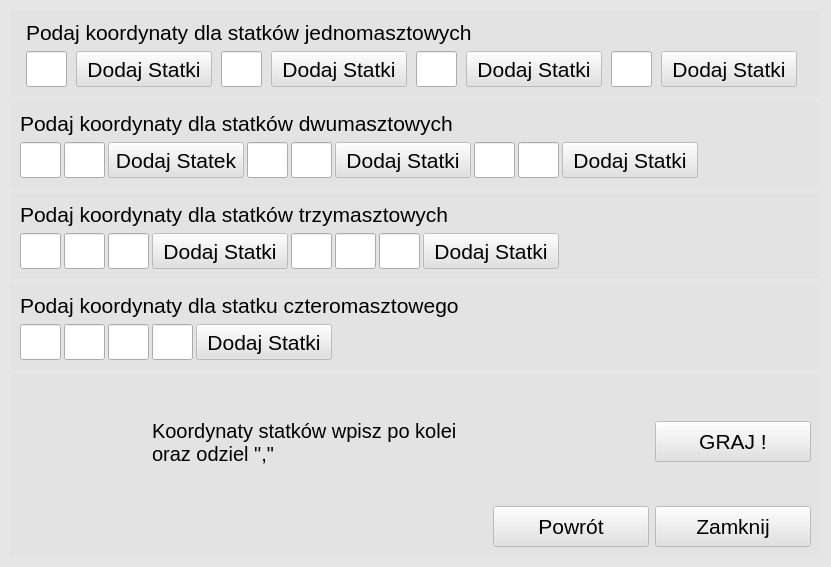
   <widget class="QWidget" name="widget_2" native="true">
    <property name="geometry">
     <rect>
      <x>510</x>
      <y>150</y>
      <width>831</width>
      <height>551</height>
     </rect>
    </property>
    <property name="styleSheet">
     <string notr="true">background: none;
background-color: rgba(225, 225, 225, 0.65);
</string>
    </property>
    <layout class="QVBoxLayout" name="verticalLayout_2">
     <item>
      <widget class="QWidget" name="widget_8" native="true">
       <property name="styleSheet">
        <string notr="true">background: none;
background-color: rgba(225, 225, 225, 0.65);
</string>
       </property>
       <layout class="QGridLayout" name="gridLayout_6">
        <property name="leftMargin">
         <number>9</number>
        </property>
        <property name="horizontalSpacing">
         <number>3</number>
        </property>
        <property name="verticalSpacing">
         <number>6</number>
        </property>
        <item row="1" column="4">
         <widget class="QLineEdit" name="lineEdit_3">
          <property name="enabled">
           <bool>true</bool>
          </property>
          <property name="minimumSize">
           <size>
            <width>41</width>
            <height>36</height>
           </size>
          </property>
          <property name="maximumSize">
           <size>
            <width>41</width>
            <height>36</height>
           </size>
          </property>
          <property name="font">
           <font>
            <pointsize>13</pointsize>
           </font>
          </property>
          <property name="styleSheet">
           <string notr="true">background: none;</string>
          </property>
         </widget>
        </item>
        <item row="1" column="7">
         <widget class="QPushButton" name="pushButton_7">
          <property name="minimumSize">
           <size>
            <width>136</width>
            <height>36</height>
           </size>
          </property>
          <property name="maximumSize">
           <size>
            <width>136</width>
            <height>36</height>
           </size>
          </property>
          <property name="font">
           <font>
            <pointsize>16</pointsize>
           </font>
          </property>
          <property name="text">
           <string>Dodaj Statki</string>
          </property>
         </widget>
        </item>
        <item row="1" column="2">
         <widget class="QLineEdit" name="lineEdit_2">
          <property name="minimumSize">
           <size>
            <width>41</width>
            <height>36</height>
           </size>
          </property>
          <property name="maximumSize">
           <size>
            <width>41</width>
            <height>36</height>
           </size>
          </property>
          <property name="font">
           <font>
            <pointsize>13</pointsize>
           </font>
          </property>
          <property name="styleSheet">
           <string notr="true">background: none;</string>
          </property>
         </widget>
        </item>
        <item row="0" column="0" colspan="8">
         <widget class="QLabel" name="label_6">
          <property name="font">
           <font>
            <pointsize>16</pointsize>
           </font>
          </property>
          <property name="styleSheet">
           <string notr="true">background: none;</string>
          </property>
          <property name="text">
           <string>Podaj koordynaty dla statków jednomasztowych</string>
          </property>
         </widget>
        </item>
        <item row="1" column="6">
         <widget class="QLineEdit" name="lineEdit_4">
          <property name="minimumSize">
           <size>
            <width>41</width>
            <height>36</height>
           </size>
          </property>
          <property name="maximumSize">
           <size>
            <width>41</width>
            <height>36</height>
           </size>
          </property>
          <property name="font">
           <font>
            <pointsize>13</pointsize>
           </font>
          </property>
          <property name="styleSheet">
           <string notr="true">background: none;</string>
          </property>
         </widget>
        </item>
        <item row="1" column="5">
         <widget class="QPushButton" name="pushButton_6">
          <property name="minimumSize">
           <size>
            <width>136</width>
            <height>36</height>
           </size>
          </property>
          <property name="maximumSize">
           <size>
            <width>136</width>
            <height>36</height>
           </size>
          </property>
          <property name="font">
           <font>
            <pointsize>16</pointsize>
           </font>
          </property>
          <property name="text">
           <string>Dodaj Statki</string>
          </property>
         </widget>
        </item>
        <item row="1" column="3">
         <widget class="QPushButton" name="pushButton_5">
          <property name="minimumSize">
           <size>
            <width>136</width>
            <height>36</height>
           </size>
          </property>
          <property name="maximumSize">
           <size>
            <width>136</width>
            <height>36</height>
           </size>
          </property>
          <property name="font">
           <font>
            <pointsize>16</pointsize>
           </font>
          </property>
          <property name="text">
           <string>Dodaj Statki</string>
          </property>
         </widget>
        </item>
        <item row="1" column="1">
         <widget class="QPushButton" name="pushButton_4">
          <property name="minimumSize">
           <size>
            <width>136</width>
            <height>36</height>
           </size>
          </property>
          <property name="maximumSize">
           <size>
            <width>136</width>
            <height>36</height>
           </size>
          </property>
          <property name="font">
           <font>
            <pointsize>16</pointsize>
           </font>
          </property>
          <property name="text">
           <string>Dodaj Statki</string>
          </property>
         </widget>
        </item>
        <item row="1" column="0">
         <widget class="QLineEdit" name="lineEdit_1">
          <property name="minimumSize">
           <size>
            <width>41</width>
            <height>36</height>
           </size>
          </property>
          <property name="maximumSize">
           <size>
            <width>41</width>
            <height>36</height>
           </size>
          </property>
          <property name="font">
           <font>
            <pointsize>13</pointsize>
           </font>
          </property>
          <property name="layoutDirection">
           <enum>Qt::LeftToRight</enum>
          </property>
          <property name="styleSheet">
           <string notr="true">background: none;</string>
          </property>
          <property name="alignment">
           <set>Qt::AlignLeading|Qt::AlignLeft|Qt::AlignVCenter</set>
          </property>
         </widget>
        </item>
       </layout>
      </widget>
     </item>
     <item>
      <widget class="QWidget" name="widget_9" native="true">
       <layout class="QGridLayout" name="gridLayout_7">
        <property name="horizontalSpacing">
         <number>3</number>
        </property>
        <item row="1" column="6">
         <widget class="QLineEdit" name="lineEdit_9">
          <property name="minimumSize">
           <size>
            <width>41</width>
            <height>36</height>
           </size>
          </property>
          <property name="maximumSize">
           <size>
            <width>41</width>
            <height>36</height>
           </size>
          </property>
          <property name="font">
           <font>
            <pointsize>13</pointsize>
           </font>
          </property>
          <property name="styleSheet">
           <string notr="true">background: none;</string>
          </property>
         </widget>
        </item>
        <item row="1" column="3">
         <widget class="QLineEdit" name="lineEdit_7">
          <property name="minimumSize">
           <size>
            <width>41</width>
            <height>36</height>
           </size>
          </property>
          <property name="maximumSize">
           <size>
            <width>41</width>
            <height>36</height>
           </size>
          </property>
          <property name="font">
           <font>
            <pointsize>13</pointsize>
           </font>
          </property>
          <property name="styleSheet">
           <string notr="true">background: none;</string>
          </property>
         </widget>
        </item>
        <item row="1" column="1">
         <widget class="QLineEdit" name="lineEdit_6">
          <property name="minimumSize">
           <size>
            <width>41</width>
            <height>36</height>
           </size>
          </property>
          <property name="maximumSize">
           <size>
            <width>41</width>
            <height>36</height>
           </size>
          </property>
          <property name="font">
           <font>
            <pointsize>13</pointsize>
           </font>
          </property>
          <property name="styleSheet">
           <string notr="true">background: none;</string>
          </property>
         </widget>
        </item>
        <item row="1" column="0">
         <widget class="QLineEdit" name="lineEdit_5">
          <property name="minimumSize">
           <size>
            <width>41</width>
            <height>36</height>
           </size>
          </property>
          <property name="maximumSize">
           <size>
            <width>41</width>
            <height>36</height>
           </size>
          </property>
          <property name="font">
           <font>
            <pointsize>13</pointsize>
            <bold>false</bold>
           </font>
          </property>
          <property name="styleSheet">
           <string notr="true">background: none;</string>
          </property>
         </widget>
        </item>
        <item row="1" column="7">
         <widget class="QLineEdit" name="lineEdit_10">
          <property name="minimumSize">
           <size>
            <width>41</width>
            <height>36</height>
           </size>
          </property>
          <property name="maximumSize">
           <size>
            <width>41</width>
            <height>36</height>
           </size>
          </property>
          <property name="font">
           <font>
            <pointsize>13</pointsize>
           </font>
          </property>
          <property name="styleSheet">
           <string notr="true">background: none;</string>
          </property>
         </widget>
        </item>
        <item row="1" column="4">
         <widget class="QLineEdit" name="lineEdit_8">
          <property name="minimumSize">
           <size>
            <width>41</width>
            <height>36</height>
           </size>
          </property>
          <property name="maximumSize">
           <size>
            <width>41</width>
            <height>36</height>
           </size>
          </property>
          <property name="font">
           <font>
            <pointsize>13</pointsize>
           </font>
          </property>
          <property name="styleSheet">
           <string notr="true">background: none;</string>
          </property>
         </widget>
        </item>
        <item row="1" column="5">
         <widget class="QPushButton" name="pushButton_9">
          <property name="minimumSize">
           <size>
            <width>136</width>
            <height>36</height>
           </size>
          </property>
          <property name="maximumSize">
           <size>
            <width>136</width>
            <height>36</height>
           </size>
          </property>
          <property name="font">
           <font>
            <pointsize>16</pointsize>
           </font>
          </property>
          <property name="text">
           <string>Dodaj Statki</string>
          </property>
         </widget>
        </item>
        <item row="1" column="2">
         <widget class="QPushButton" name="pushButton_8">
          <property name="minimumSize">
           <size>
            <width>136</width>
            <height>36</height>
           </size>
          </property>
          <property name="maximumSize">
           <size>
            <width>136</width>
            <height>36</height>
           </size>
          </property>
          <property name="font">
           <font>
            <pointsize>16</pointsize>
           </font>
          </property>
          <property name="text">
           <string>Dodaj Statek</string>
          </property>
         </widget>
        </item>
        <item row="0" column="0" colspan="12">
         <widget class="QLabel" name="label_7">
          <property name="font">
           <font>
            <pointsize>16</pointsize>
           </font>
          </property>
          <property name="styleSheet">
           <string notr="true">background: none;
</string>
          </property>
          <property name="text">
           <string>Podaj koordynaty dla statków dwumasztowych</string>
          </property>
         </widget>
        </item>
        <item row="1" column="8">
         <widget class="QPushButton" name="pushButton_10">
          <property name="minimumSize">
           <size>
            <width>136</width>
            <height>36</height>
           </size>
          </property>
          <property name="maximumSize">
           <size>
            <width>136</width>
            <height>36</height>
           </size>
          </property>
          <property name="font">
           <font>
            <pointsize>16</pointsize>
           </font>
          </property>
          <property name="text">
           <string>Dodaj Statki</string>
          </property>
         </widget>
        </item>
       </layout>
      </widget>
     </item>
     <item>
      <widget class="QWidget" name="widget_10" native="true">
       <layout class="QGridLayout" name="gridLayout_8">
        <property name="horizontalSpacing">
         <number>3</number>
        </property>
        <item row="1" column="3">
         <widget class="QPushButton" name="pushButton_11">
          <property name="minimumSize">
           <size>
            <width>136</width>
            <height>36</height>
           </size>
          </property>
          <property name="maximumSize">
           <size>
            <width>136</width>
            <height>36</height>
           </size>
          </property>
          <property name="font">
           <font>
            <pointsize>16</pointsize>
           </font>
          </property>
          <property name="text">
           <string>Dodaj Statki</string>
          </property>
         </widget>
        </item>
        <item row="1" column="6">
         <widget class="QLineEdit" name="lineEdit_16">
          <property name="minimumSize">
           <size>
            <width>41</width>
            <height>36</height>
           </size>
          </property>
          <property name="maximumSize">
           <size>
            <width>41</width>
            <height>36</height>
           </size>
          </property>
          <property name="font">
           <font>
            <pointsize>13</pointsize>
           </font>
          </property>
          <property name="styleSheet">
           <string notr="true">background: none;</string>
          </property>
         </widget>
        </item>
        <item row="1" column="2">
         <widget class="QLineEdit" name="lineEdit_13">
          <property name="minimumSize">
           <size>
            <width>41</width>
            <height>36</height>
           </size>
          </property>
          <property name="maximumSize">
           <size>
            <width>41</width>
            <height>36</height>
           </size>
          </property>
          <property name="font">
           <font>
            <pointsize>13</pointsize>
           </font>
          </property>
          <property name="styleSheet">
           <string notr="true">background: none;</string>
          </property>
         </widget>
        </item>
        <item row="1" column="7">
         <widget class="QPushButton" name="pushButton_12">
          <property name="minimumSize">
           <size>
            <width>136</width>
            <height>36</height>
           </size>
          </property>
          <property name="maximumSize">
           <size>
            <width>136</width>
            <height>36</height>
           </size>
          </property>
          <property name="font">
           <font>
            <pointsize>16</pointsize>
           </font>
          </property>
          <property name="text">
           <string>Dodaj Statki</string>
          </property>
         </widget>
        </item>
        <item row="1" column="0">
         <widget class="QLineEdit" name="lineEdit_11">
          <property name="minimumSize">
           <size>
            <width>41</width>
            <height>36</height>
           </size>
          </property>
          <property name="maximumSize">
           <size>
            <width>41</width>
            <height>36</height>
           </size>
          </property>
          <property name="font">
           <font>
            <pointsize>13</pointsize>
           </font>
          </property>
          <property name="styleSheet">
           <string notr="true">background: none;</string>
          </property>
         </widget>
        </item>
        <item row="1" column="4">
         <widget class="QLineEdit" name="lineEdit_14">
          <property name="minimumSize">
           <size>
            <width>41</width>
            <height>36</height>
           </size>
          </property>
          <property name="maximumSize">
           <size>
            <width>41</width>
            <height>36</height>
           </size>
          </property>
          <property name="font">
           <font>
            <pointsize>13</pointsize>
           </font>
          </property>
          <property name="styleSheet">
           <string notr="true">background: none;</string>
          </property>
         </widget>
        </item>
        <item row="1" column="5">
         <widget class="QLineEdit" name="lineEdit_15">
          <property name="minimumSize">
           <size>
            <width>41</width>
            <height>36</height>
           </size>
          </property>
          <property name="maximumSize">
           <size>
            <width>41</width>
            <height>36</height>
           </size>
          </property>
          <property name="font">
           <font>
            <pointsize>13</pointsize>
           </font>
          </property>
          <property name="styleSheet">
           <string notr="true">background: none;</string>
          </property>
         </widget>
        </item>
        <item row="1" column="1">
         <widget class="QLineEdit" name="lineEdit_12">
          <property name="minimumSize">
           <size>
            <width>41</width>
            <height>36</height>
           </size>
          </property>
          <property name="maximumSize">
           <size>
            <width>41</width>
            <height>36</height>
           </size>
          </property>
          <property name="font">
           <font>
            <pointsize>13</pointsize>
           </font>
          </property>
          <property name="styleSheet">
           <string notr="true">background: none;</string>
          </property>
         </widget>
        </item>
        <item row="0" column="0" colspan="12">
         <widget class="QLabel" name="label_8">
          <property name="font">
           <font>
            <pointsize>16</pointsize>
           </font>
          </property>
          <property name="styleSheet">
           <string notr="true">background: none;</string>
          </property>
          <property name="text">
           <string>Podaj koordynaty dla statków trzymasztowych</string>
          </property>
         </widget>
        </item>
       </layout>
      </widget>
     </item>
     <item>
      <widget class="QWidget" name="widget_11" native="true">
       <layout class="QGridLayout" name="gridLayout_9">
        <property name="horizontalSpacing">
         <number>3</number>
        </property>
        <item row="1" column="4">
         <widget class="QPushButton" name="pushButton_13">
          <property name="minimumSize">
           <size>
            <width>136</width>
            <height>36</height>
           </size>
          </property>
          <property name="maximumSize">
           <size>
            <width>136</width>
            <height>36</height>
           </size>
          </property>
          <property name="font">
           <font>
            <pointsize>16</pointsize>
           </font>
          </property>
          <property name="text">
           <string>Dodaj Statki</string>
          </property>
         </widget>
        </item>
        <item row="1" column="3">
         <widget class="QLineEdit" name="lineEdit_20">
          <property name="minimumSize">
           <size>
            <width>41</width>
            <height>36</height>
           </size>
          </property>
          <property name="maximumSize">
           <size>
            <width>41</width>
            <height>36</height>
           </size>
          </property>
          <property name="font">
           <font>
            <pointsize>13</pointsize>
           </font>
          </property>
          <property name="styleSheet">
           <string notr="true">background: none;</string>
          </property>
         </widget>
        </item>
        <item row="1" column="0">
         <widget class="QLineEdit" name="lineEdit_17">
          <property name="minimumSize">
           <size>
            <width>41</width>
            <height>36</height>
           </size>
          </property>
          <property name="maximumSize">
           <size>
            <width>41</width>
            <height>36</height>
           </size>
          </property>
          <property name="font">
           <font>
            <pointsize>13</pointsize>
           </font>
          </property>
          <property name="styleSheet">
           <string notr="true">background: none;</string>
          </property>
         </widget>
        </item>
        <item row="1" column="1">
         <widget class="QLineEdit" name="lineEdit_18">
          <property name="minimumSize">
           <size>
            <width>41</width>
            <height>36</height>
           </size>
          </property>
          <property name="maximumSize">
           <size>
            <width>41</width>
            <height>36</height>
           </size>
          </property>
          <property name="font">
           <font>
            <pointsize>13</pointsize>
           </font>
          </property>
          <property name="styleSheet">
           <string notr="true">background: none;</string>
          </property>
         </widget>
        </item>
        <item row="0" column="0" colspan="8">
         <widget class="QLabel" name="label_9">
          <property name="font">
           <font>
            <pointsize>16</pointsize>
           </font>
          </property>
          <property name="styleSheet">
           <string notr="true">background: none;</string>
          </property>
          <property name="text">
           <string>Podaj koordynaty dla statku czteromasztowego</string>
          </property>
         </widget>
        </item>
        <item row="1" column="2">
         <widget class="QLineEdit" name="lineEdit_19">
          <property name="minimumSize">
           <size>
            <width>41</width>
            <height>36</height>
           </size>
          </property>
          <property name="maximumSize">
           <size>
            <width>41</width>
            <height>36</height>
           </size>
          </property>
          <property name="font">
           <font>
            <pointsize>13</pointsize>
           </font>
          </property>
          <property name="styleSheet">
           <string notr="true">background: none;</string>
          </property>
         </widget>
        </item>
       </layout>
      </widget>
     </item>
     <item>
      <widget class="QWidget" name="widget_12" native="true">
       <layout class="QGridLayout" name="gridLayout_10">
        <item row="8" column="7">
         <widget class="QPushButton" name="pushButton">
          <property name="minimumSize">
           <size>
            <width>156</width>
            <height>41</height>
           </size>
          </property>
          <property name="maximumSize">
           <size>
            <width>156</width>
            <height>41</height>
           </size>
          </property>
          <property name="sizeIncrement">
           <size>
            <width>1</width>
            <height>1</height>
           </size>
          </property>
          <property name="font">
           <font>
            <pointsize>16</pointsize>
            <bold>false</bold>
            <stylestrategy>PreferDefault</stylestrategy>
           </font>
          </property>
          <property name="cursor">
           <cursorShape>ArrowCursor</cursorShape>
          </property>
          <property name="focusPolicy">
           <enum>Qt::ClickFocus</enum>
          </property>
          <property name="text">
           <string>Powrót</string>
          </property>
         </widget>
        </item>
        <item row="8" column="8">
         <widget class="QPushButton" name="pushButton_2">
          <property name="minimumSize">
           <size>
            <width>156</width>
            <height>41</height>
           </size>
          </property>
          <property name="maximumSize">
           <size>
            <width>156</width>
            <height>41</height>
           </size>
          </property>
          <property name="font">
           <font>
            <pointsize>16</pointsize>
           </font>
          </property>
          <property name="text">
           <string>Zamknij</string>
          </property>
         </widget>
        </item>
        <item row="6" column="8">
         <widget class="QPushButton" name="pushButton_3">
          <property name="minimumSize">
           <size>
            <width>156</width>
            <height>41</height>
           </size>
          </property>
          <property name="maximumSize">
           <size>
            <width>156</width>
            <height>41</height>
           </size>
          </property>
          <property name="sizeIncrement">
           <size>
            <width>1</width>
            <height>1</height>
           </size>
          </property>
          <property name="font">
           <font>
            <pointsize>16</pointsize>
            <bold>false</bold>
            <stylestrategy>PreferDefault</stylestrategy>
           </font>
          </property>
          <property name="cursor">
           <cursorShape>ArrowCursor</cursorShape>
          </property>
          <property name="focusPolicy">
           <enum>Qt::ClickFocus</enum>
          </property>
          <property name="text">
           <string>GRAJ !</string>
          </property>
         </widget>
        </item>
        <item row="6" column="0">
         <widget class="QLabel" name="label_82">
          <property name="minimumSize">
           <size>
            <width>126</width>
            <height>116</height>
           </size>
          </property>
          <property name="maximumSize">
           <size>
            <width>126</width>
            <height>116</height>
           </size>
          </property>
          <property name="styleSheet">
           <string notr="true">background: none;</string>
          </property>
          <property name="text">
           <string/>
          </property>
          <property name="pixmap">
           <pixmap>../question_1.png</pixmap>
          </property>
         </widget>
        </item>
        <item row="6" column="1">
         <widget class="QLabel" name="label_72">
          <property name="font">
           <font>
            <pointsize>15</pointsize>
           </font>
          </property>
          <property name="styleSheet">
           <string notr="true">background: none;</string>
          </property>
          <property name="text">
           <string>Koordynaty statków wpisz po kolei 
oraz odziel &quot;,&quot;</string>
          </property>
         </widget>
        </item>
       </layout>
      </widget>
     </item>
    </layout>
   </widget>
